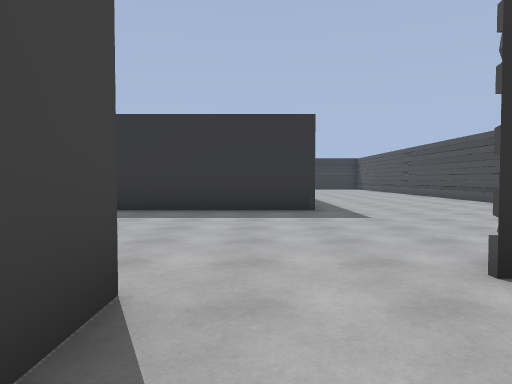
View 1 (above)

21 first-person views from a walk through a 3-D level made in the Unity game engine. The camera is 1.3 m above the floor, tilts 2° down and sees 70° across. Doors are open. The floor is counted in squares, 2 m on a side. Each view is taken from the middle of a square. On the plan, view 1 faces up. The plan holds only what a view shows up to about 11 squares ahead; the rest is blank. The place goes on beyond the plan. The player is left out. Some animated figures are left out.

View 2
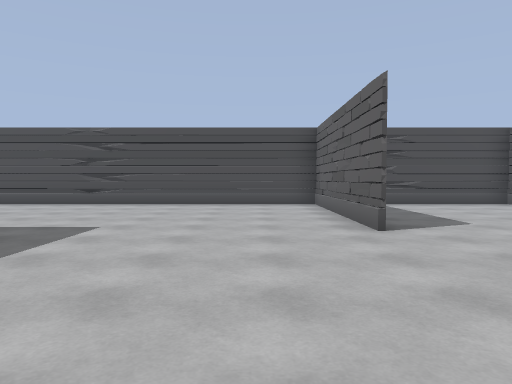

View 3
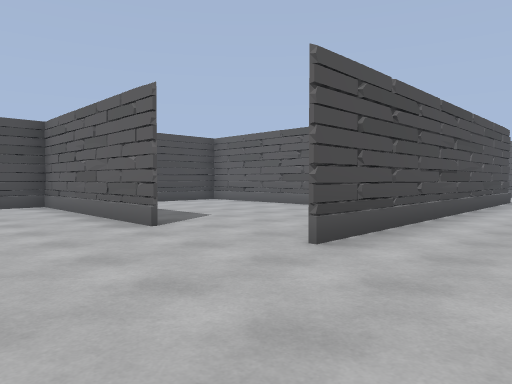

View 4
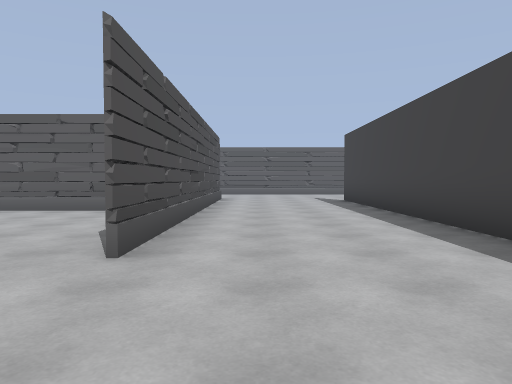

View 5
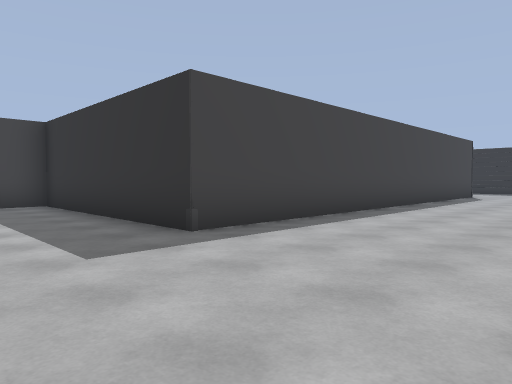

View 6
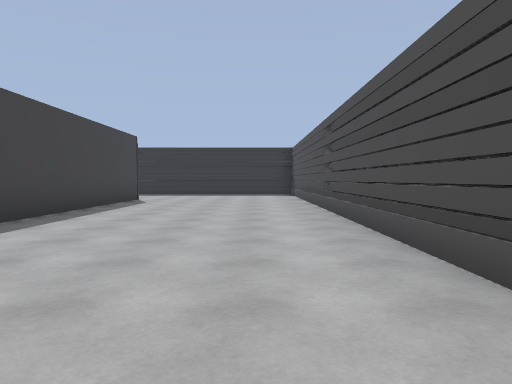

View 7
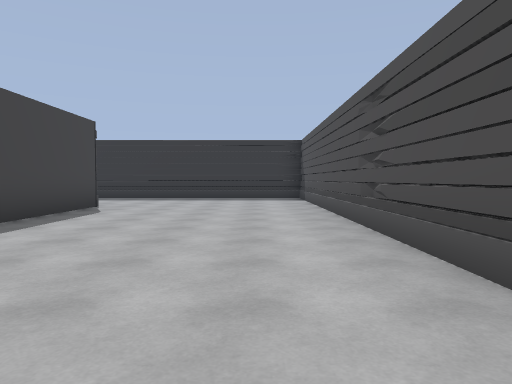

View 8
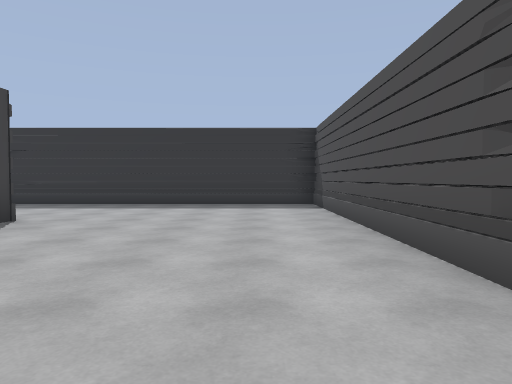

View 9
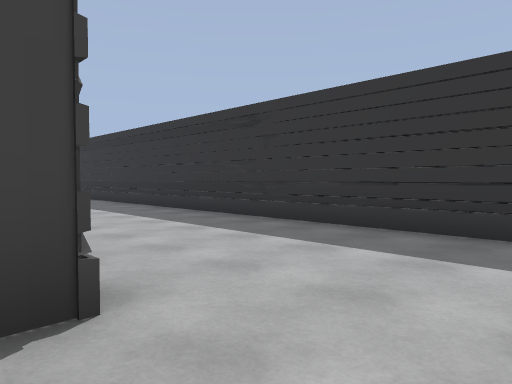

View 10
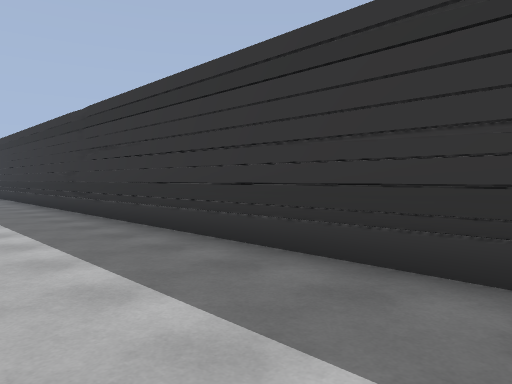

View 11
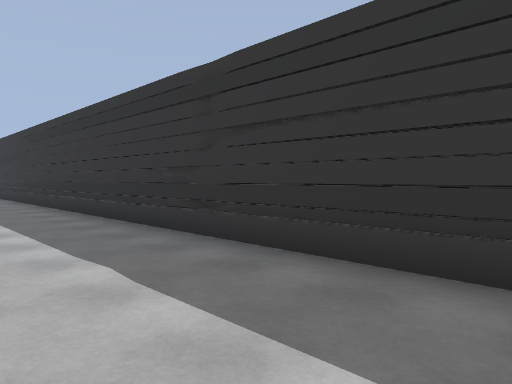

View 12
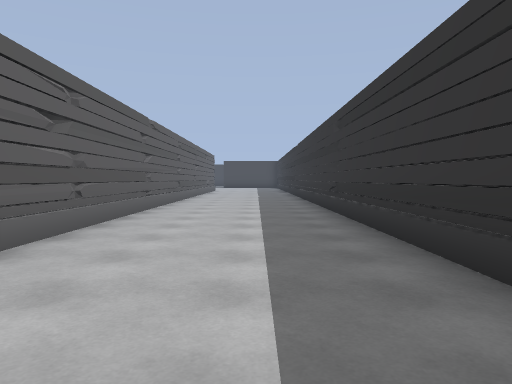

View 13
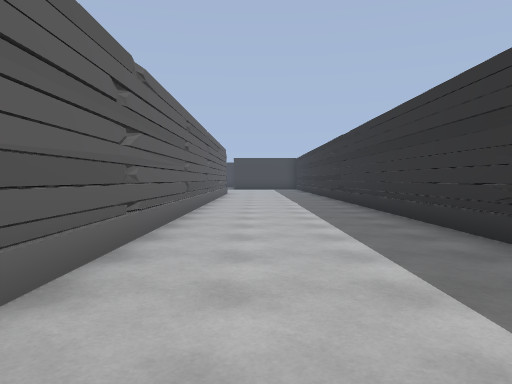

View 14
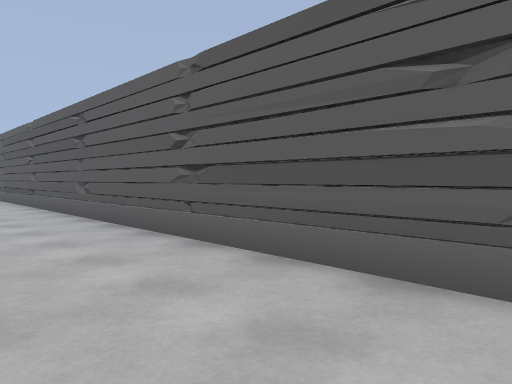

View 15
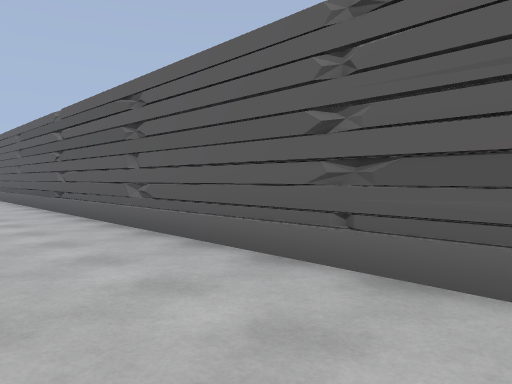

View 16
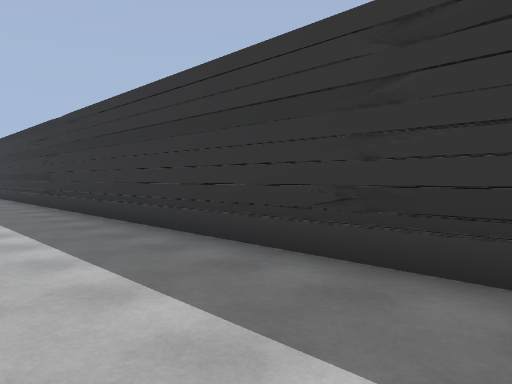

View 17
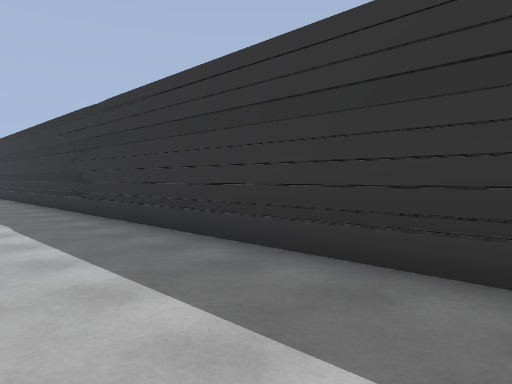

View 18
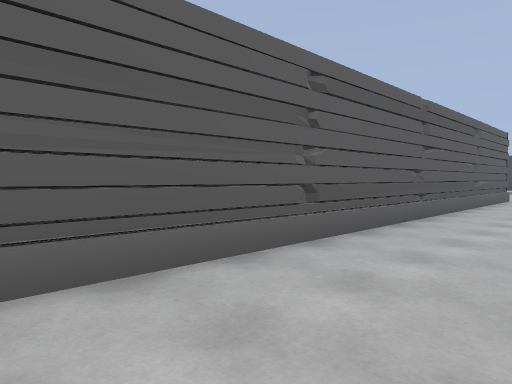

View 19
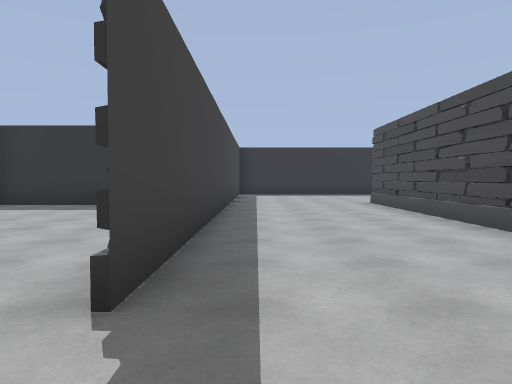

View 20
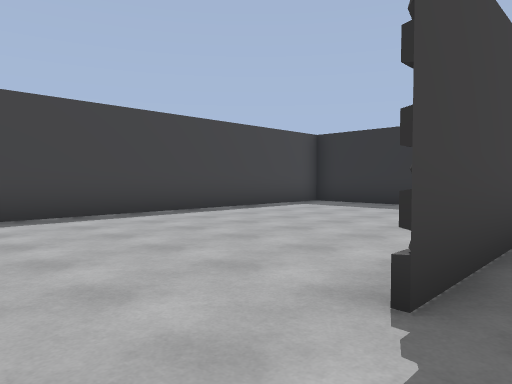

View 21
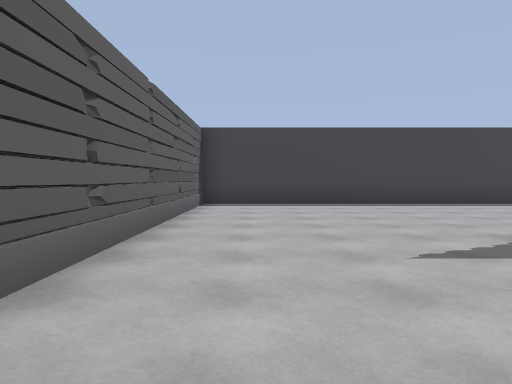

### Floor plan
Points are (right, up) in squares from view 1. A wall is a line through its corners. A room is listed if a view was taken in it or the views show most of it. See-through windows are left out.
Room 1 (view 1)
walls: (1, -2.6) (6.5, -2.6) (6.5, 0.6); (-0.8, 2.1) (-0.8, 1)
ways out: opening at (0.5, 2) to room 2
Room 2 (views 2, 3, 4, 5, 6, 7, 8, 9, 10, 11, 12, 13, 14, 15, 16, 17, 18, 19, 20, 21)
walls: (-4.7, 2.9) (-4.7, -6.2); (1.5, 2.4) (6.5, 2.4) (6.5, 23.6) (5.8, 23.6); (-7.6, 1.2) (-10.6, 1.2) (-10.6, -10.4) (-2.9, -10.4); (6.5, 7.4) (6.6, 8.2); (6.6, 8.1) (6.5, 8.6); (-0.8, -6.9) (-0.8, 2.1); (6.5, 15.1) (6.6, 16); (6.6, 15.9) (6.5, 16.5); (1.2, 19.8) (1.2, 7.6) (-4.7, 7.6) (-4.7, 6.6); (-8.6, 19.6) (-8.1, 19.6); (-8.9, 19.7) (-8.3, 19.6); (-12, 19.7) (-11.4, 19.6); (-12.1, 19.7) (-11.7, 19.6) (-11.2, 19.7); (-0.9, 23.6) (-1.8, 23.7); (-1.3, 23.7) (-2.1, 23.6); (-14.9, 19.6) (-14.4, 19.7); (-8.9, 23.5) (-9.9, 23.6); (-9.9, 23.7) (-10.8, 23.6); (6.5, 23.6) (-25.6, 23.6); (-16.8, 23.6) (-17.5, 23.6); (-17.3, 23.7) (-18, 23.6); (-24.6, 19.7) (-24.1, 19.6); (-25.5, 19.7) (0.3, 19.7); (-24.8, 23.6) (-25.4, 23.7)
ways out: opening at (0.5, 2) to room 1

Where each view was taken, in squares from view 1:
view 1: 0 up, 0 right, facing up
view 2: 4 up, 3 left, facing right
view 3: 5 up, 3 left, facing down-right
view 4: 5 up, 2 left, facing down
view 5: 5 up, 5 right, facing up-left
view 6: 8 up, 5 right, facing up
view 7: 11 up, 5 right, facing up
view 8: 14 up, 5 right, facing up
view 9: 19 up, 3 right, facing up-left
view 10: 21 up, 2 left, facing up-left
view 11: 21 up, 6 left, facing up-left
view 12: 22 up, 10 left, facing left
view 13: 21 up, 14 left, facing left
view 14: 22 up, 15 left, facing down-right
view 15: 22 up, 13 left, facing down-right
view 16: 21 up, 16 left, facing up-left
view 17: 21 up, 18 left, facing up-left
view 18: 22 up, 18 left, facing down-left
view 19: 8 down, 4 left, facing up
view 20: 8 down, 4 left, facing up-left
view 21: 9 down, 1 left, facing left
